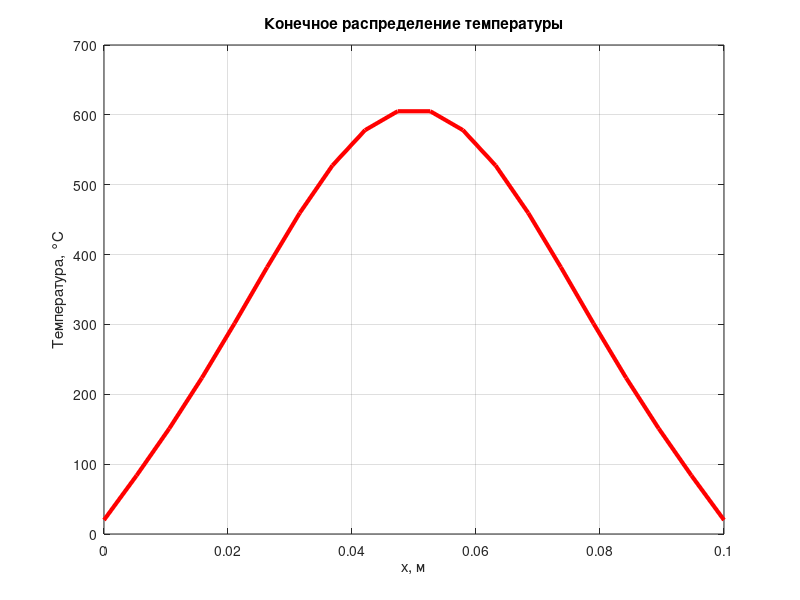

This chart was generated by the following MATLAB code:
% реализация явной схемы для одномерной задачи теплопроводности
lambda_val = 46.0;   % коэф теплопроводности стали
rho = 7800.0;        % плотность стали
c = 460.0;           % теплоемкость сталь

%lambda_val = 235.0;   % коэф теплопроводности алюм
%rho = 2700.0;        % плотность алюм
%c = 900.0;           % теплоемкость алюм


a = lambda_val / (rho * c); % из ур-я



L = 0.1;          % длиня стержня
Ta = 20;          % температура слева
Tb = 20.0;          % температура справа
%T0 = 110.0;       % начальная температура
T_final = 20;    % время моделирования

N_x = 20;           % количество шагов по оси
h = L / (N_x - 1);   % шаг по оси численно




tau = 0.025*(h ^ 2) / a; %временной шаг
r = a * tau / (h ^ 2); %коэф устойчивости

if r > 0.500001
    error('Схема неустойчива. r = %.4f.', r);
end

N_t = ceil(T_final / tau); % кол-во временных шагов

disp('Полученные параметры');
fprintf('Коэффициент a = %.2e м²/с\n', a);
fprintf('Шаг h = %.2e м\n', h);
fprintf('Шаг tau = %.6f с\n', tau);
fprintf('Коэффициент r = %.4f\n', r);
fprintf('Количество шагов N_t = %d\n', N_t);
disp(' ');

% для нормального распределения
T_max_peak = 1500.0; % максимальная температура в центре
x_center = L / 2.0;  % центр
sigma = L / 10.0;



x_cord = linspace(0, L, N_x)'; % нужно хранить как столбец
%T = T0 * ones(N_x, 1); % начальное условие о температуре
%T = T = 5 * (x_cord.^3)+ 3*(x_cord.^2);
T = T_max_peak * exp(-(x_cord - x_center).^2 / (2 * sigma^2));
T(1) = Ta;
T(N_x) = Tb; % граничные условия 1 и 2
T_next = T; % для Т n дальше будет нужно


for n = 1:N_t
  T(1) = Ta;
  T(N_x) = Tb; % граничные условия 1 и 2
  % T_i^{n+1} = T_i^n + r * (T_{i+1}^n - 2*T_i^n + T_{i-1}^n)
  T_next(2:N_x-1) = T(2:N_x-1) + r * (T(3:N_x) - 2 * T(2:N_x-1) + T(1:N_x-2));
  T = T_next;
end

fprintf('Температура в центре стержня6: %.2f °C\n', T(floor(N_x / 2)));

figure(1);

%threshold = 1e-6;  % для случая с гауссом для наглядности
%T(abs(T) < threshold) = 0;
plot(x_cord, T, 'r-', 'LineWidth', 3);
title('Конечное распределение температуры');
xlabel('x, м');
ylabel('Температура, °C');
grid on;

%ytickformat('%.0f');
hold off;

